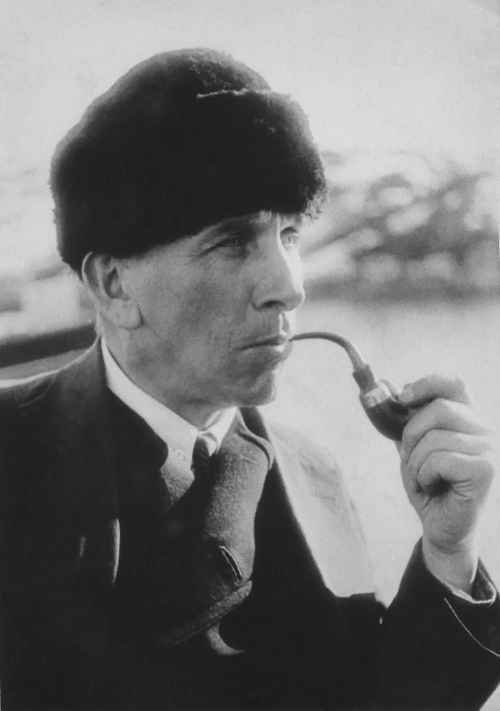
#> input picture design/sources/wegener_pipe.webp, 1000 x 1421 px (shown at 1/2 size)
$ python trace_wegener.py
#> lines starting #> are read from the running program, lines starting #| are printed output that depends on the picture; after the words box and inside, x2 and y2 are one past the last pixel; in counts of white or black regions, pixels touching at a corner belong together
"""베게너 사진을 따라 선을 따 단색 초상으로 단순화한다(tupandactyl 005).

    python design/trace_wegener.py      # → design/wegener_trace.json (윤곽·짙은 면의 SVG path)

그다음 `node design/make_icons.js` 가 이것으로 `web/viewer/static/viewer/` 의 초상·엠블럼·파비콘 SVG 를 만든다.
사진은 연구자가 준 공공 영역 사진(`sources/wegener_pipe.webp`, 1000×1421, 출처는 design/README.md).

문턱값만으로는 뒤의 나무·배 난간이 사람에 붙고 얼굴 옆선이 밝은 물에 묻힌다. 그래서 사람의 윤곽은 사진 위에
격자를 대고 손으로 짚은 점(FIG)으로 정하고, 그 안의 짙은 면(모자·외투·그늘)만 문턱값으로 가른다. 모자·파이프·눈은
문턱값이 뭉개서 손으로 채웠다. 파이썬 3 + numpy·scipy·pillow·potracer(`pip install potracer`).
"""
import json
from pathlib import Path

import numpy as np
import potrace
from PIL import Image, ImageDraw, ImageFilter, ImageOps
from scipy import ndimage as ndi

HERE = Path(__file__).resolve().parent

im = Image.open(HERE / 'sources' / 'wegener_pipe.webp').convert('L').crop((0, 80, 960, 1040))
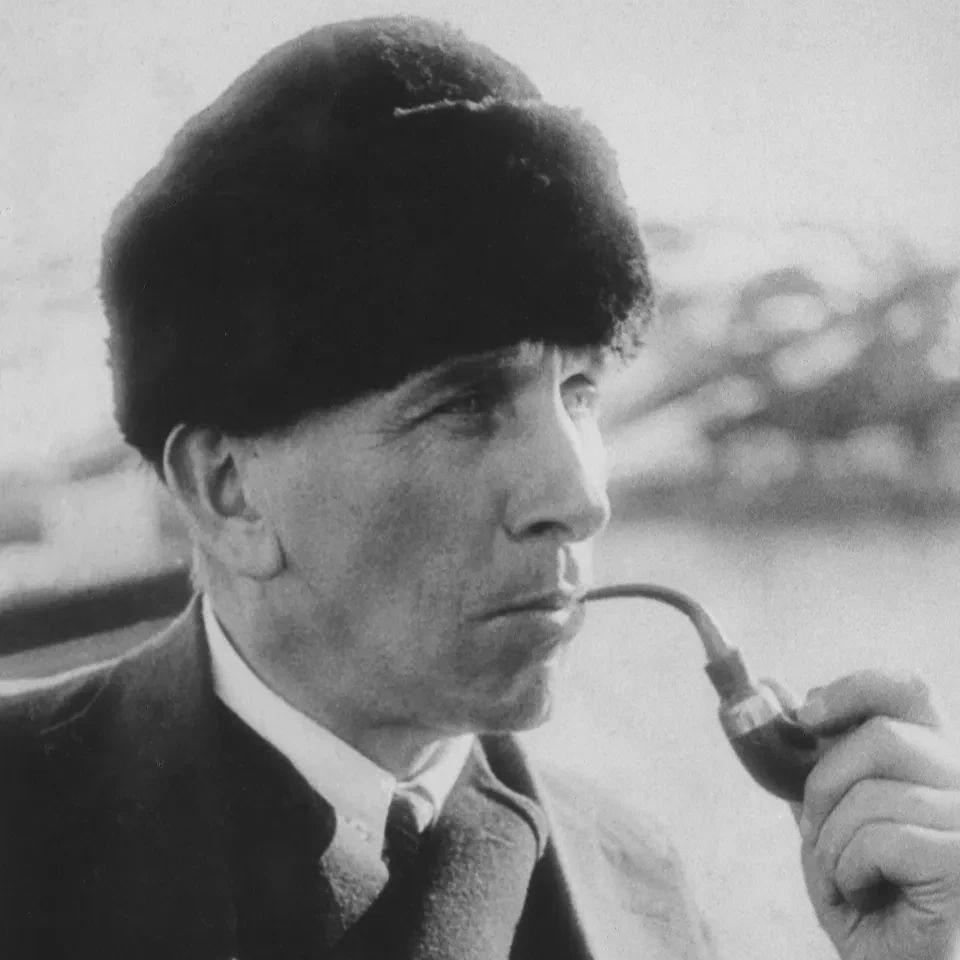
#> im: PIL image 960x960 L; min 15, max 231, mean 132.9
g = np.asarray(ImageOps.autocontrast(im, cutoff=1).filter(ImageFilter.GaussianBlur(2.2))).astype(float) / 255
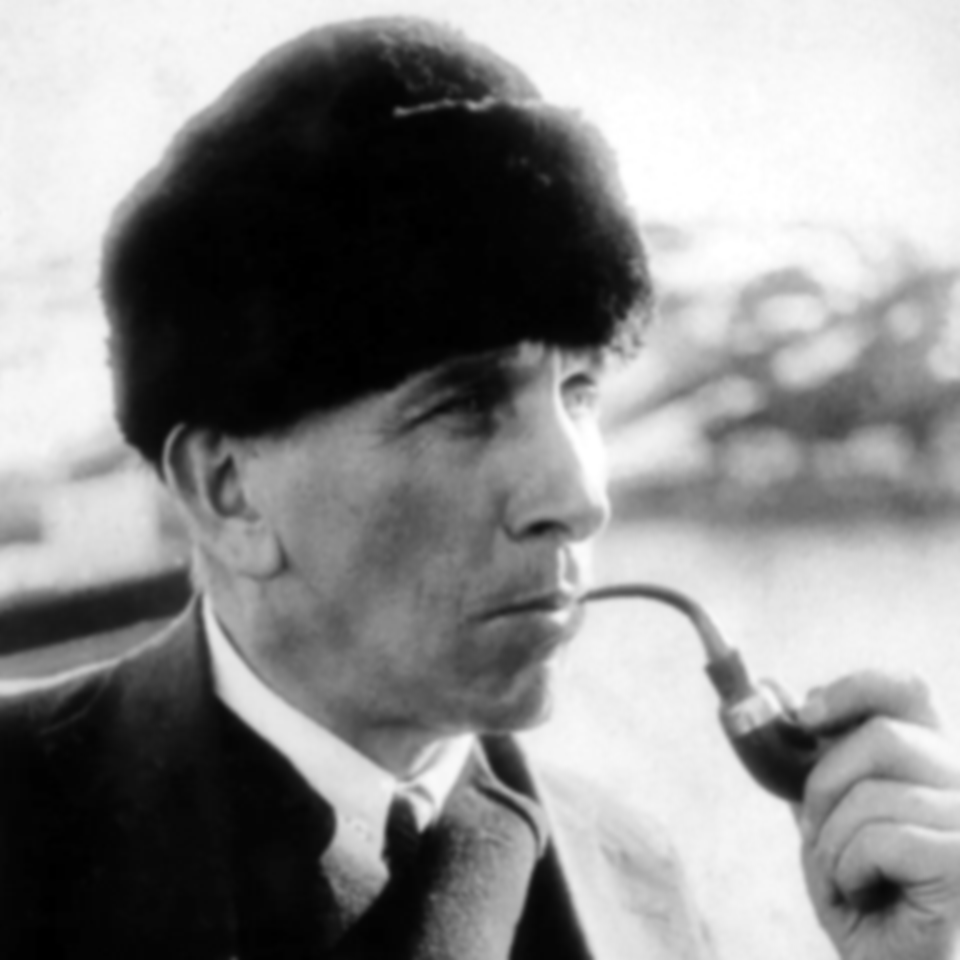
#> g: shape (960, 960) float64; min 0, max 1, mean 0.543
# 사람의 윤곽 — 사진 위에 격자를 대고 손으로 짚은 점(자른 틀 960×960)
FIG = [(100,300),(110,230),(150,140),(220,70),(330,25),(440,20),(530,50),(600,110),(640,190),(655,270),(650,320),(622,350),
       (602,362),(598,400),(592,440),(602,482),(612,515),(602,532),(578,546),(580,570),(576,596),
       (620,586),(680,589),(715,614),(736,650),(760,680),(800,690),(850,668),(900,672),(950,700),(960,730),(960,960),(0,960),
       (0,700),(60,680),(130,640),(192,612),(205,598),(232,578),(214,542),(176,484),(166,444),(140,452),(104,382)]
GAP = [(574,604),(610,600),(660,600),(700,622),(716,652),(722,690),(690,722),(630,738),(566,728),(552,690),(560,640)]
def poly(pts):
    m = Image.new('1', (960, 960), 0); ImageDraw.Draw(m).polygon(pts, fill=1); return np.asarray(m).astype(bool)
#> after `m = Image.new('1', (960, 960), 0)`: m: PIL image 960x960 1; every value is 0
#> after `ImageDraw.Draw(m).polygon(pts, fill=1)`:
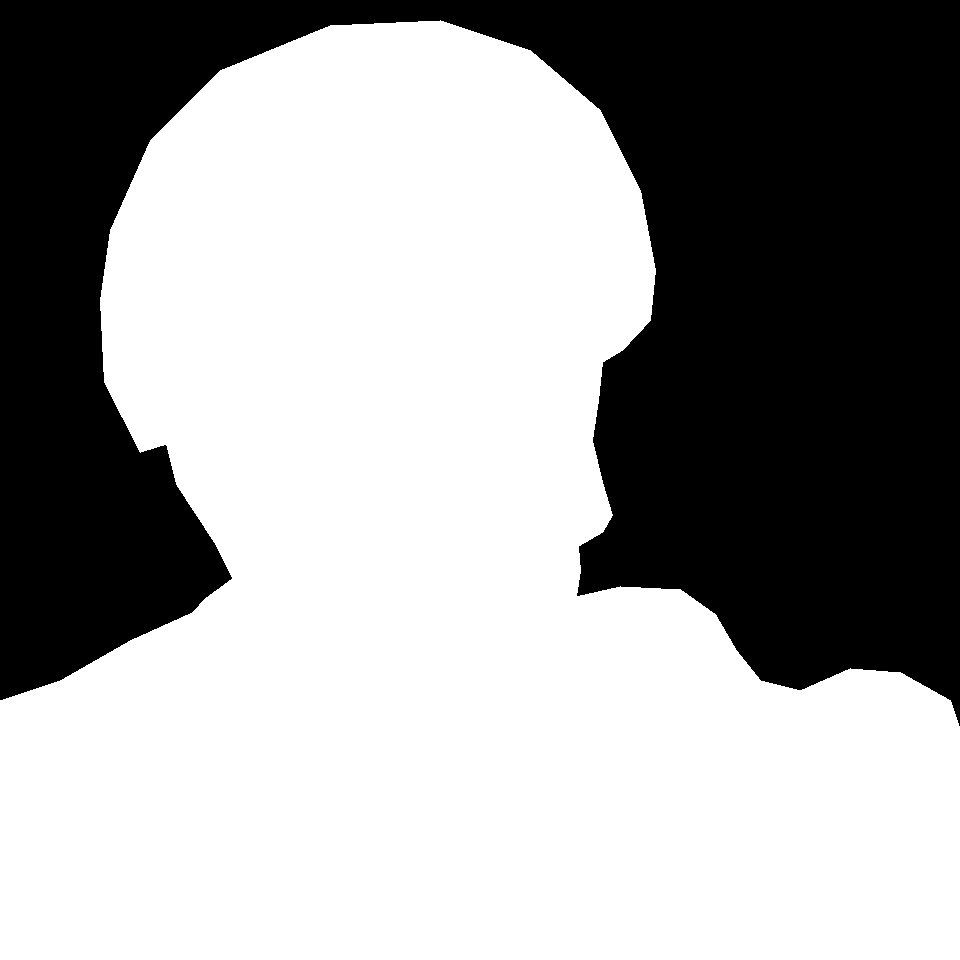
#> m: PIL image 960x960 1; 62.3% white; 1 black region, box (x1, y1, x2, y2) and area: (0, 0, 960, 726) 347031
fig = poly(FIG) & ~(poly(GAP) & (g > 0.72))
#> in poly (call 2), `ImageDraw.Draw(m).polygon(pts, fill=1)`: m: PIL image 960x960 1; 2.1% white; 1 white region, box (x1, y1, x2, y2) and area: (552, 600, 723, 739) 19033
#> fig: shape (960, 960) bool; 60.4% white; 2 black regions, box (x1, y1, x2, y2) and area: (0, 0, 960, 726) 347031, (552, 600, 718, 739) 17977
fig = ndi.binary_opening(fig, iterations=2)
#> fig: shape (960, 960) bool; 60.4% white; 4 black regions (2 under 20 px), largest, box (x1, y1, x2, y2) and area: (0, 0, 960, 726) 347039, (552, 600, 718, 739) 17987
HAT = [(100,300),(110,230),(150,140),(220,70),(330,25),(440,20),(530,50),(600,110),(640,190),(655,270),(650,320),(622,350),
       (560,352),(480,362),(400,382),(300,410),(210,438),(150,456),(104,382)]
FACE = poly([(150,350),(630,350),(630,760),(150,760)])
#> in poly (call 3), `ImageDraw.Draw(m).polygon(pts, fill=1)`: m: PIL image 960x960 1; 21.5% white; 1 white region, box (x1, y1, x2, y2) and area: (150, 350, 631, 761) 197691
# 머리·목과 옷을 가른다(연구자: "머리와 목, 겉옷의 구분이 명확하지 않다"). 확대한 격자에서 짚었다.
# 옷 자리(COATZONE) 안은 문턱값을 쓰지 않고 — 외투는 잉크, 셔츠 깃은 종이, 넥타이는 잉크, 손은 옅은 면으로 칠한다
COATZONE = poly([(0,700),(60,680),(130,640),(192,612),(200,598),(205,640),(235,690),(280,745),(330,790),(380,830),(400,860),
                 (420,840),(433,800),(455,790),(478,760),(473,738),(545,738),(600,745),(660,772),(720,806),(760,840),(770,960),(0,960)])
#> in poly (call 4), `ImageDraw.Draw(m).polygon(pts, fill=1)`: m: PIL image 960x960 1; 18.3% white; 1 white region, box (x1, y1, x2, y2) and area: (0, 598, 771, 960) 169039
SHIRT = poly([(200,598),(240,640),(290,695),(340,740),(387,733),(430,733),(473,738),(478,760),(455,790),(433,800),
              (420,840),(400,860),(380,830),(330,790),(280,745),(235,690),(205,640)])
#> in poly (call 5), `ImageDraw.Draw(m).polygon(pts, fill=1)`: m: PIL image 960x960 1; 2% white; 1 white region, box (x1, y1, x2, y2) and area: (200, 598, 479, 861) 18851
TIE = poly([(388,790),(433,790),(450,840),(480,960),(360,960),(378,860)])
#> in poly (call 6), `ImageDraw.Draw(m).polygon(pts, fill=1)`: m: PIL image 960x960 1; 1.5% white; 1 white region, box (x1, y1, x2, y2) and area: (360, 790, 481, 960) 14281
HAND = poly([(760,690),(800,688),(850,668),(900,672),(950,700),(960,730),(960,960),(770,960),(765,880),(760,800)])
#> in poly (call 7), `ImageDraw.Draw(m).polygon(pts, fill=1)`: m: PIL image 960x960 1; 5.9% white; 1 white region, box (x1, y1, x2, y2) and area: (760, 668, 960, 960) 54744
# 턱선 — 턱 밑에서 턱 끝까지. 목과 얼굴을 가르는 한 줄(SVG path 로 그대로 쓴다). 뒷목까지는 잇지 않는다(연구자)
JAW = "M340 692C380 714 430 730 480 731C512 731 536 716 548 690"
# 파이프 — 문턱값으로 딴 것은 뭉툭한 덩어리였다(연구자: "파이프답게"). 사진의 자리에 굽은 물부리·은색 띠·대통을 그린다.
# make_icons.js 가 잉크(대통·물부리)와 종이(띠·대통 테·빛)로 그린다
PIPE = {
    "stem": "M574 601C606 594 648 592 684 600C704 606 718 620 726 640",
    "shank": "M724 636C730 652 734 668 737 686",
    "band": "M713 648L741 634",
    "bowl": "M733 686C752 682 794 682 813 686L809 772C807 800 791 812 771 812C749 812 737 798 735 774Z",
    "rim": [773, 686, 40, 9],
    "shine": "M749 702C745 730 747 760 757 786",
}
BOWL = [(716,652),(746,660),(778,676),(800,700),(806,752),(794,796),(756,806),(730,786),(716,740),(708,690)]
dark = (((g < 0.34) & ~FACE) | ((g < 0.27) & FACE)) & fig & ~COATZONE & ~HAND
#> dark: shape (960, 960) bool; 17.2% white; 15 white regions (2 under 20 px), largest, box (x1, y1, x2, y2) and area: (109, 39, 643, 480) 152776, (386, 802, 423, 860) 1322, (734, 730, 760, 780) 760
dark |= (COATZONE & fig & ~SHIRT) | TIE
#> dark: shape (960, 960) bool; 35.6% white; 14 white regions (2 under 20 px), largest, box (x1, y1, x2, y2) and area: (0, 603, 771, 960) 171247, (109, 39, 643, 480) 152776, (734, 730, 760, 780) 760
dark = ndi.binary_opening(dark, iterations=1)
#> dark: shape (960, 960) bool; 35.6% white; 14 white regions (2 under 20 px), largest, box (x1, y1, x2, y2) and area: (0, 605, 771, 960) 171239, (109, 39, 643, 480) 152761, (734, 730, 760, 779) 757
dark |= poly(HAT)
#> in poly (call 8), `ImageDraw.Draw(m).polygon(pts, fill=1)`: m: PIL image 960x960 1; 18.8% white; 1 white region, box (x1, y1, x2, y2) and area: (100, 20, 656, 457) 173261
#> dark: shape (960, 960) bool; 38.7% white; 14 white regions (2 under 20 px), largest, box (x1, y1, x2, y2) and area: (100, 20, 656, 480) 181442, (0, 605, 771, 960) 171239, (734, 730, 760, 779) 757
dark &= ~poly(BOWL)          # 대통 자리의 그늘은 지운다 — 파이프는 PIPE 로 따로 그린다
#> in poly (call 9), `ImageDraw.Draw(m).polygon(pts, fill=1)`: m: PIL image 960x960 1; 1.2% white; 1 white region, box (x1, y1, x2, y2) and area: (708, 652, 807, 807) 11059
#> dark: shape (960, 960) bool; 38.6% white; 13 white regions (3 under 20 px), largest, box (x1, y1, x2, y2) and area: (100, 20, 656, 480) 181442, (0, 605, 771, 960) 171239, (491, 644, 528, 678) 750
# 눈 — 문턱값으로는 눈썹 그늘과 붙어 사라진다. 사진의 눈 자리에 가는 아몬드를 둔다
eye = Image.new('1', (960, 960), 0); ImageDraw.Draw(eye).polygon([(556,404),(572,397),(590,399),(598,405),(586,410),(568,410)], fill=1)
#> after `ImageDraw.Draw(eye).polygon([(556, 404), (572, 397), (590, 399), (598,`: eye: PIL image 960x960 1; 0.04% white; 1 white region, box (x1, y1, x2, y2) and area: (556, 397, 599, 411) 389
dark |= np.asarray(eye).astype(bool)
# 모자 윗면의 접힌 금(사진의 밝은 줄) — 모자를 한 덩어리로 칠한 뒤 다시 판다
fold = Image.new('1', (960, 960), 0); ImageDraw.Draw(fold).line([(392,112),(430,104),(470,102),(500,110)], fill=1, width=7)
#> after `ImageDraw.Draw(fold).line([(392, 112), (430, 104), (470, 102), (500, 1`: fold: PIL image 960x960 1; 0.08% white; 1 white region, box (x1, y1, x2, y2) and area: (391, 99, 502, 116) 702
dark &= ~np.asarray(fold).astype(bool)
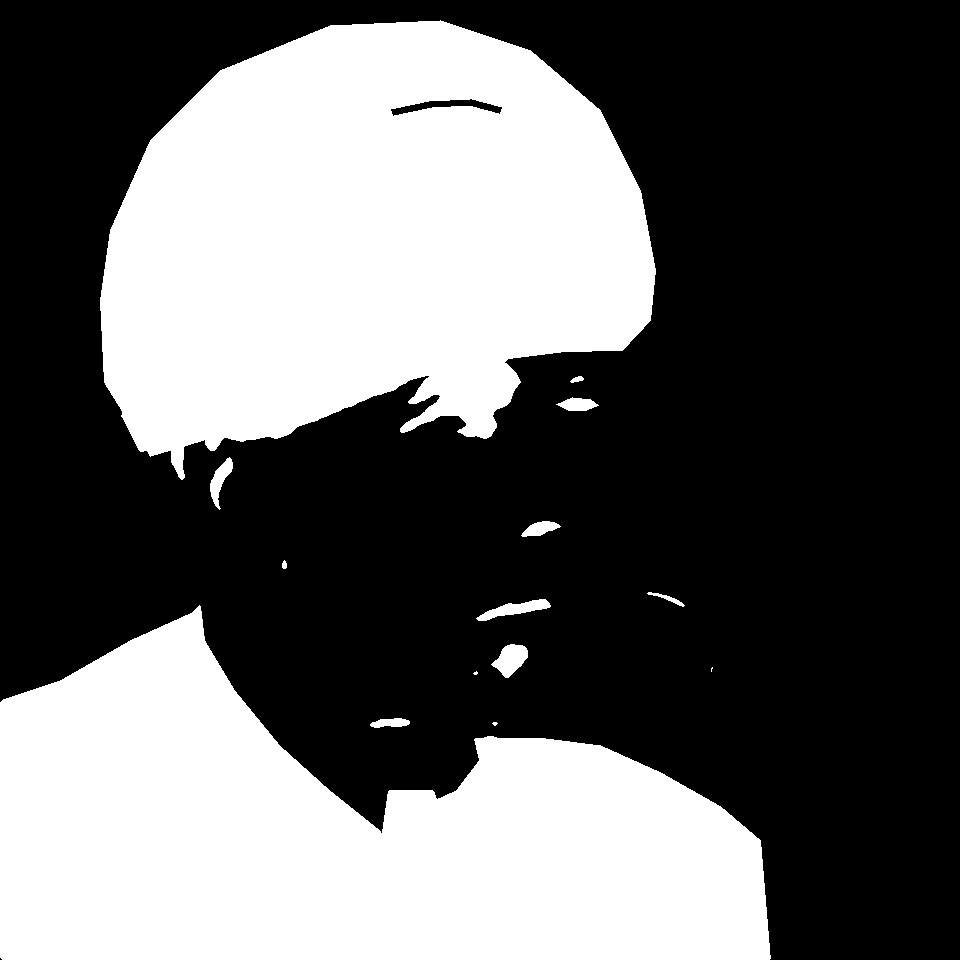
#> dark: shape (960, 960) bool; 38.5% white; 14 white regions (3 under 20 px), largest, box (x1, y1, x2, y2) and area: (100, 20, 656, 480) 180740, (0, 605, 771, 960) 171239, (491, 644, 528, 678) 750
fig |= dark
#> fig: shape (960, 960) bool; 60.4% white; 4 black regions (2 under 20 px), largest, box (x1, y1, x2, y2) and area: (0, 0, 960, 726) 346904, (552, 600, 718, 739) 17987
shirt = SHIRT & ~TIE
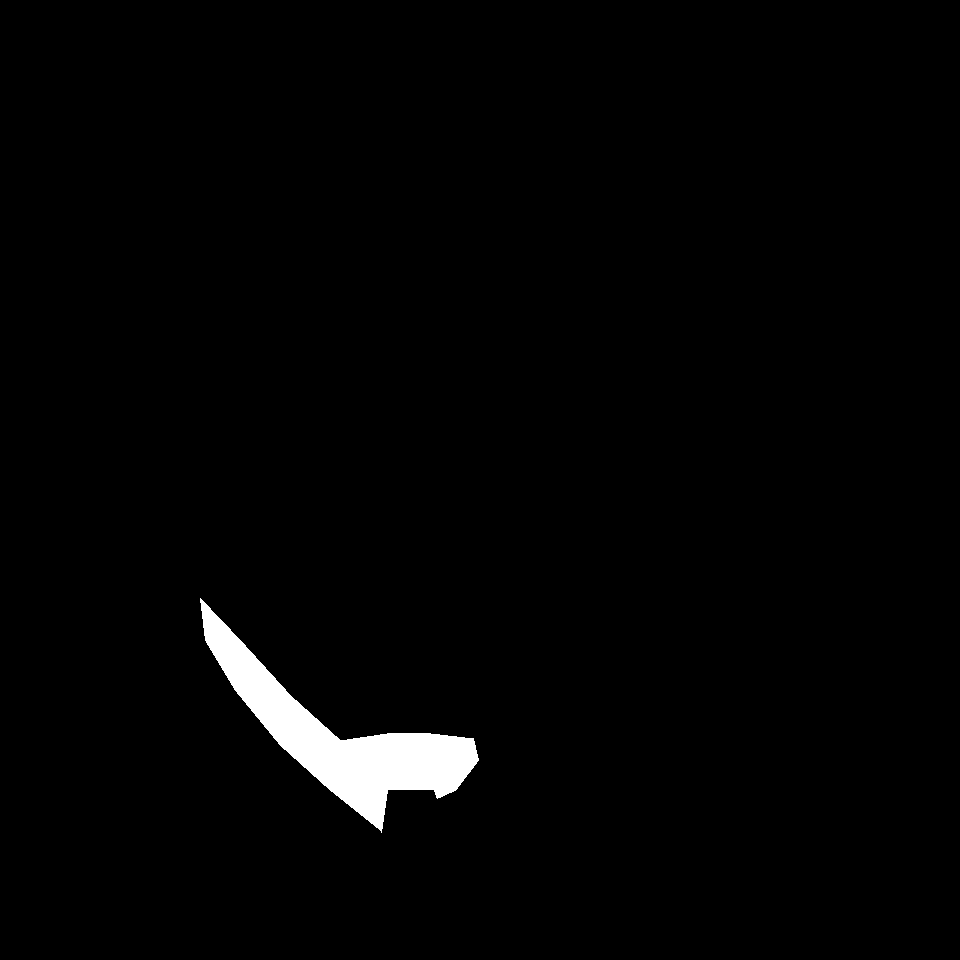
#> shirt: shape (960, 960) bool; 1.8% white; 1 white region, box (x1, y1, x2, y2) and area: (200, 598, 479, 833) 16263


def trace(m, turd):
#> (the run stopped early here; a loop or call above may not have finished)
